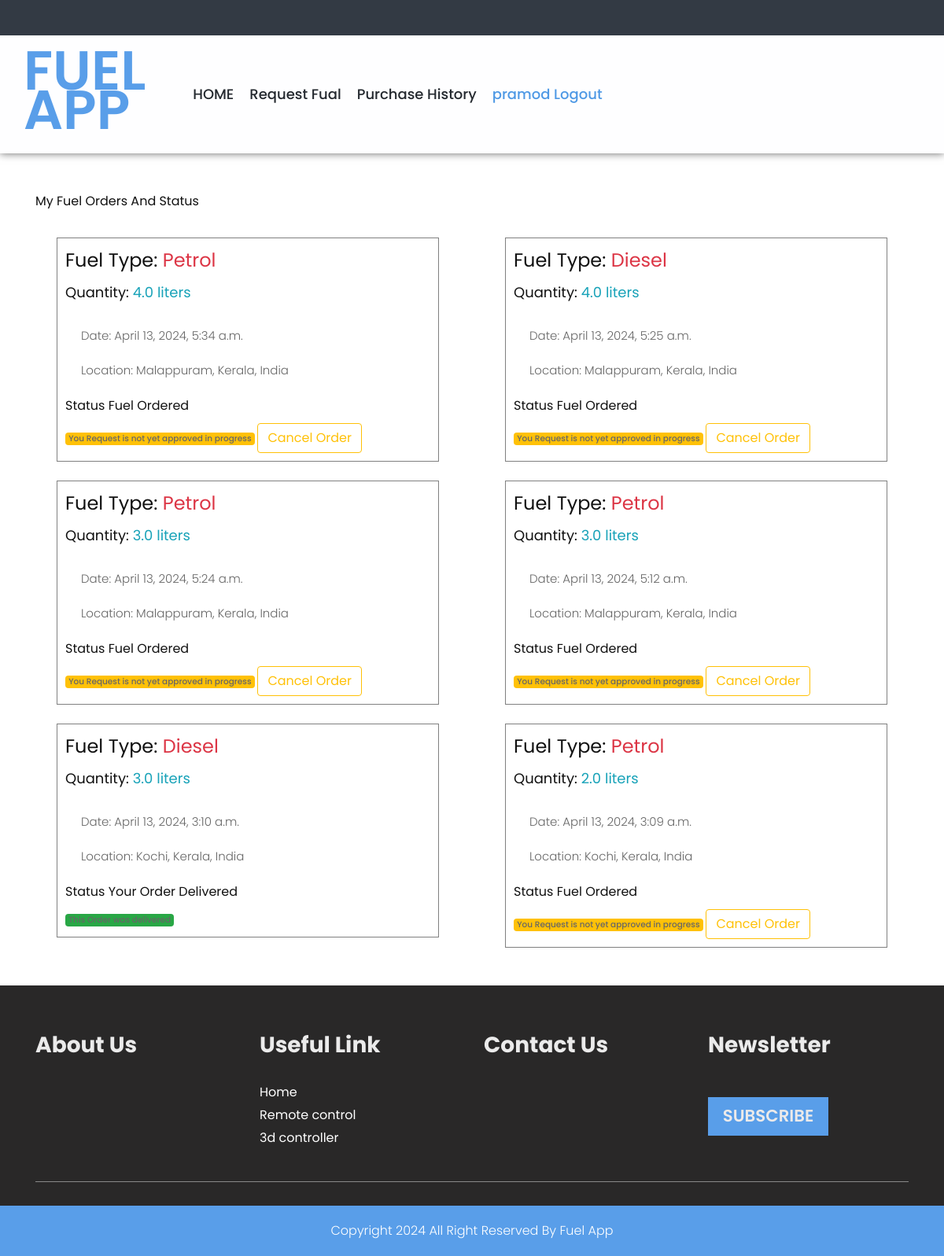
The app's page /PurchaseHistory (signed in) with its own data.
### Home/models.py (models this page shows)
class FuelRequest(models.Model):
    user = models.ForeignKey(User, on_delete=models.CASCADE,null=True, blank=True, related_name="customer")
    staff = models.ForeignKey(User, on_delete=models.CASCADE,null=True, blank=True, related_name="staff")
    fuel = models.CharField(max_length=255)
    qunty = models.FloatField()
    name = models.CharField(max_length=255)
    location = models.CharField(max_length=255)
    phone = models.IntegerField()
    latitude = models.FloatField()
    logitude = models.FloatField()
    status = models.BooleanField(default=False)
    delivery_status = models.CharField(max_length=25)
    completion_status = models.BooleanField(default=False)
    date_time = models.DateTimeField(auto_now_add=True)

### Home/views.py (the view)
# urls.py: path("PurchaseHistory",views.PurchaseHistory,name="PurchaseHistory"),
@csrf_exempt
def PurchaseHistory(request):
    fuelrequest = FuelRequest.objects.filter(user = request.user)[::-1]
    context = {
        "fuelrequest":fuelrequest
    }
    return render(request,"purchasehistory.html",context)

### templates/purchasehistory.html (shortened to what this page needs)
{% extends 'Index.html' %}
{% block content %}
<link rel="stylesheet" href="https://unpkg.com/leaflet/dist/leaflet.css" />
<div class="container mt-5 mb-5">
    <div class="content">
        <h4>My Fuel Orders And Status</h4>
        <div class="row">
            {% for fuel in fuelrequest%}
            <div class="col-md-6 mt-4">
                <div class="content-box">
                    <h1>Fuel Type: <span class="text-danger">{{fuel.fuel}}</span></h1>
                    <h3>Quantity: <span class="text-info"> {{fuel.qunty}} liters</span></h3>
                    <p>Date: {{fuel.date_time}}</p>
                    <p>Location: {{fuel.location}}</p>
                    <h4>Status {{fuel.delivery_status}} </h4>
                    {% if fuel.completion_status == False %}
                    {% if fuel.status == True %}
                    <span class="badge bg-success">You Request is approved delivery in progress</span>
                    {% else %}
                    <span class="badge bg-warning">You Request is not yet approved in progress</span>
                    {% endif %}
                    {% else %}
                    <span class="badge bg-success">This Order was delivered</span>
                    {% endif %}
                    {% if fuel.status == False %}
                    <a href="{%url 'DeleteOrderByCustomer' fuel.id %}" class="btn btn-outline-warning">Cancel Order</a>
                    {% endif %}
                </div>
            </div>
            {% endfor %}
        </div>
    </div>
</div>
{% endblock %}

### templates/index.html (shortened to what this page needs)
<!DOCTYPE html>
{% load static %}
<html lang="en">
<head>
<link rel="stylesheet" type="text/css" href="{%static 'css/bootstrap.min.css' %}">
<link rel="stylesheet" type="text/css" href="{%static 'css/style.css' %}">
<link rel="stylesheet" href="{%static 'css/responsive.css' %}">
<link rel="stylesheet" href="{%static 'css/jquery.mCustomScrollbar.min.css' %}">
<link rel="stylesheet" href="https://netdna.bootstrapcdn.com/font-awesome/4.0.3/css/font-awesome.css">
<link rel="stylesheet" href="{%static 'css/owl.carousel.min.css' %}">
<link rel="stylesheet" href="{%static 'css/owl.theme.default.min.css' %}">
<link rel="stylesheet" href="https://cdnjs.cloudflare.com/ajax/libs/fancybox/2.1.5/jquery.fancybox.min.css" media="screen">
<link rel="stylesheet" href="https://cdn.jsdelivr.net/npm/bootstrap-icons@1.11.3/font/bootstrap-icons.min.css">
</head>
<body>
	<div class="header_section">
		<nav class="navbar navbar-expand-lg navbar-light bg-light">
            <div class="logo"><a href="{%url 'Index' %}">                <h1 class="controller_text">Fuel App</h1>
            </a></div>
            <div class="collapse navbar-collapse" id="navbarSupportedContent">
              <ul class="navbar-nav mr-auto">
                <li class="nav-item">
                  <a class="nav-link" href="{%url 'Index' %}">HOME</a>
                </li>
                {% if request.user.is_authenticated %}
                <li class="nav-item">
                  <a class="nav-link" href="{%url 'FuelRequests' %}">Request Fual</a>
                </li>
                <li class="nav-item">
                  <a class="nav-link" href="{%url 'PurchaseHistory' %}">Purchase History</a>
                </li>
                <li class="nav-item active">
                  <a class="nav-link" href="{%url 'SignOut' %}">{{request.user}} Logout</a>
                </li>
                {% endif %}
              </ul>
            </div>
        </nav>
	</div>
  {% block content %}{% endblock %}
  <div class="section_footer ">
      <div class="container">
          <div class="footer_section_2">
            <div class="row">
                <div class="col-sm-6 col-md-6 col-lg-3">
                  <h2 class="account_text">About Us</h2>
                </div>
                <div class="col-sm-6 col-md-6 col-lg-3">
                  <h2 class="account_text">Useful Link</h2>
                  <div class="useful_link">
                    <ul>
                      <li><a href="{%url 'Index' %}">Home</a></li>
                      <li><a href="#">Remote control</a></li>
                      <li><a href="#">3d controller</a></li>
                    </ul>
                  </div>
                </div>
                <div class="col-sm-6 col-md-6 col-lg-3">
                <h2 class="account_text">Contact Us</h2>
                </div>
          <div class="col-sm-6 col-md-6 col-lg-3">
            <h2 class="account_text">Newsletter</h2>
            <button class="subscribr_bt">SUBSCRIBE</button>
          </div>
        </div>
      </div>
    </div>
  </div>
  <div class="copyright_section">
    <div class="container">
      <p class="copyright_text">Copyright 2024 All Right Reserved By <a href=""> Fuel App</p>
    </div>
  </div>
</body>
</html>

### static/css/style.css (style rules this page uses)
* { box-sizing: border-box !important; transition: ease all 0.5s; }
html { scroll-behavior: smooth; }
body { color: #666666; font-size: 14px; font-family:Poppins; line-height: 1.80857; font-weight: normal; overflow-x: hidden; }
a { color: #1f1f1f; text-decoration: none !important; outline: none !important; -webkit-transition: all .3s ease-in-out; -moz-transition: all .3s ease-in-out; -ms-transition: all .3s ease-in-out; -o-transition: all .3s ease-in-out; transition: all .3s ease-in-out; }
h1, h2, h3, h4, h5, h6 { letter-spacing: 0; font-weight: normal; position: relative; padding: 0 0 10px 0; font-weight: normal; line-height: normal; color: #111111; margin: 0 }
h1 { font-size: 24px }
h2 { font-size: 22px }
h3 { font-size: 18px }
h4 { font-size: 16px }
*, *::after, *::before { -webkit-box-sizing: border-box; -moz-box-sizing: border-box; box-sizing: border-box; }
ul, li, ol { margin: 0px; padding: 0px; list-style: none; }
p { margin: 20px; font-weight: 300; font-size: 15px; line-height: 24px; }
a { color: #222222; text-decoration: none; outline: none !important; }
a, .btn { text-decoration: none !important; outline: none !important; -webkit-transition: all .3s ease-in-out; -moz-transition: all .3s ease-in-out; -ms-transition: all .3s ease-in-out; -o-transition: all .3s ease-in-out; transition: all .3s ease-in-out; }
.badge { font-weight: 500; }
button { border: 0; margin: 0; padding: 0; cursor: pointer; }
.logo { width: 18%; float: left; }
.navbar { padding: 20px 30px; }
.navbar-expand-lg .navbar-nav .nav-link { padding-right: 10px; padding-left: 10px; font-size: 18px; }
.bg-light { background-color: #fefeff !important; box-shadow: 0px 0px 10px 0px; border-top: 45px solid #333a44; }
.navbar-light .navbar-nav .nav-link { color: #24292f; font-weight: 500; }
.navbar-light .navbar-nav .active>.nav-link, .navbar-light .navbar-nav .nav-link.active, .navbar-light .navbar-nav .nav-link.show, .navbar-light .navbar-nav .show>.nav-link { color: #4f99e5; }
.controller_text { width: 100%; float: left; font-size: 70px; color: #599ee9; font-weight: 600; text-transform: uppercase; line-height: 50px; }
.section_footer { width: 100%; float: left; background-color: rgb(41, 40, 40); height: auto; padding-top: 30px; padding-bottom: 30px; }
.account_text { width: 100%; float: left; font-size: 28px; color: rgb(235, 235, 235); font-weight: bold; padding: 25px 0px; }
.subscribr_bt { width: 60%; float: left; font-size: 16pt; color: #eceaea; background-color: #599ee9; padding: 5px 0px; border: 0px; text-align: center; margin-top: 20px; font-weight: 600; }
.useful_link { width: 100%; float: left; }
.useful_link ul { margin: 0px; padding: 0px; }
.useful_link li { color: #ffffff; font-size: 16px; }
.useful_link li a { color: #ffffff; }
.footer_section_2 { width: 100%; float: left; border-bottom: 1px solid #898989; padding-bottom: 40px; }
.copyright_section { width: 100%; float: left; background-color: #599ee9; height: auto; }
.copyright_text { width: 100%; float: left; font-size: 16px; color: #ffffff; text-align: center; margin-left: 0px; }
.copyright_text a { color: #ffffff; }

### templates/purchasehistory.html (style rules this page uses)
.content-box { width: 90%; margin: auto; padding: 10px; border: 1px solid gray; }

### records on screen
FuelRequest: fuel "Petrol", qunty "4.0", date_time "April 13, 2024, 5:34 a.m.", location "Malappuram, Kerala, India", delivery_status "Fuel Ordered", shows "You Request is not yet approved in progress", status "Cancel Order"
FuelRequest: fuel "Diesel", qunty "4.0", date_time "April 13, 2024, 5:25 a.m.", location "Malappuram, Kerala, India", delivery_status "Fuel Ordered", shows "You Request is not yet approved in progress", status "Cancel Order"
FuelRequest: fuel "Petrol", qunty "3.0", date_time "April 13, 2024, 5:24 a.m.", location "Malappuram, Kerala, India", delivery_status "Fuel Ordered", shows "You Request is not yet approved in progress", status "Cancel Order"
FuelRequest: fuel "Petrol", qunty "3.0", date_time "April 13, 2024, 5:12 a.m.", location "Malappuram, Kerala, India", delivery_status "Fuel Ordered", shows "You Request is not yet approved in progress", status "Cancel Order"
FuelRequest: fuel "Diesel", qunty "3.0", date_time "April 13, 2024, 3:10 a.m.", location "Kochi, Kerala, India", delivery_status "Your Order Delivered", completion_status "This Order was delivered"
FuelRequest: fuel "Petrol", qunty "2.0", date_time "April 13, 2024, 3:09 a.m.", location "Kochi, Kerala, India", delivery_status "Fuel Ordered", shows "You Request is not yet approved in progress", status "Cancel Order"

### other values on screen
{{ request.user }} "pramod"
